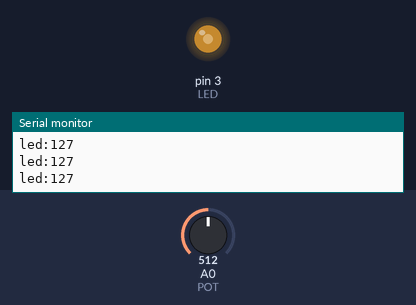
This sketch was run on a simulated Arduino Uno, built with avr-gcc and run on an emulated ATmega328P. On the bench: output pins drawn as LEDs (lit = HIGH), the last lines printed to the serial monitor. Inputs (shaded band) come from the test bench; at power-on: A0 (POT) = 512.

Above: at 1.2 s.
1.3 s: A0 (POT) set to 716
At 2.2 s:
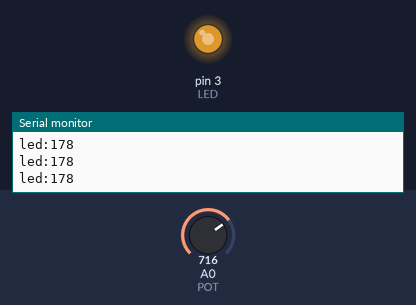
2.8 s: A0 (POT) set to 900
At 3.2 s:
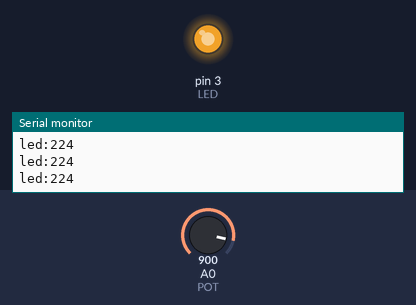
4.3 s: A0 (POT) set to 43
At 5.4 s:
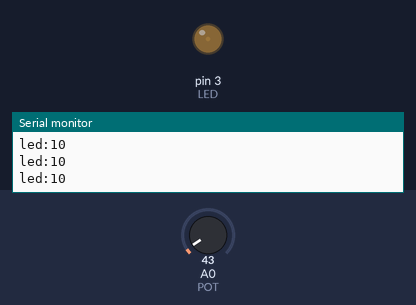
5.8 s: A0 (POT) set to 37
At 6.4 s:
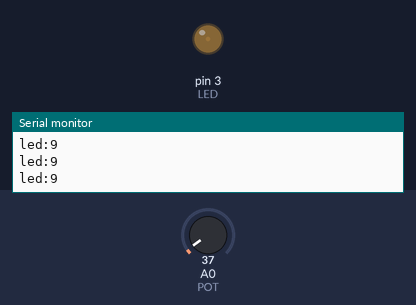
7.3 s: A0 (POT) set to 0
At 7.6 s:
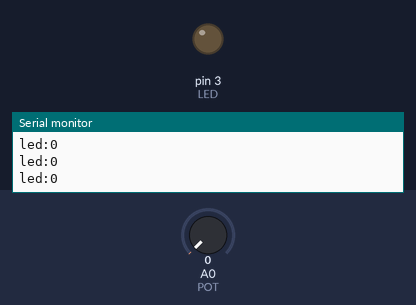
Timing chart, 0 to 9.8 s (numbered marks = the images above; inputs shaded):
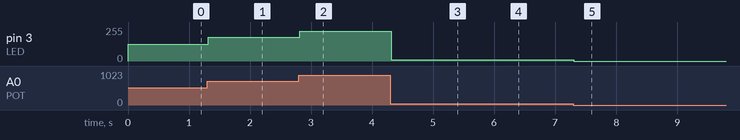

Measured:
- after the input at 1.3 s, pin 3 (LED): 127/255 → 178/255 at once
- after the input at 2.8 s, pin 3 (LED): 178/255 → 224/255 at once
- after the input at 4.3 s, pin 3 (LED): 224/255 → 10/255 at once
- after the input at 5.8 s, pin 3 (LED): 10/255 → 9/255 at once
- after the input at 7.3 s, pin 3 (LED): 9/255 → 0/255 at once

The sketch:

potentiometer_control_led.ino
```cpp
#define POT A0
#define LED 3

int potBuffer = 0;

void setup() {
  // put your setup code here, to run once:
  Serial.begin(9600);
  pinMode(LED,OUTPUT);

}

void loop() {
  // put your main code here, to run repeatedly:
  potBuffer = analogRead(POT);
  potBuffer = map(potBuffer, 0,1023,0, 255);
  Serial.print("led:");
  Serial.println(potBuffer);
  analogWrite(LED,potBuffer);
}
```
